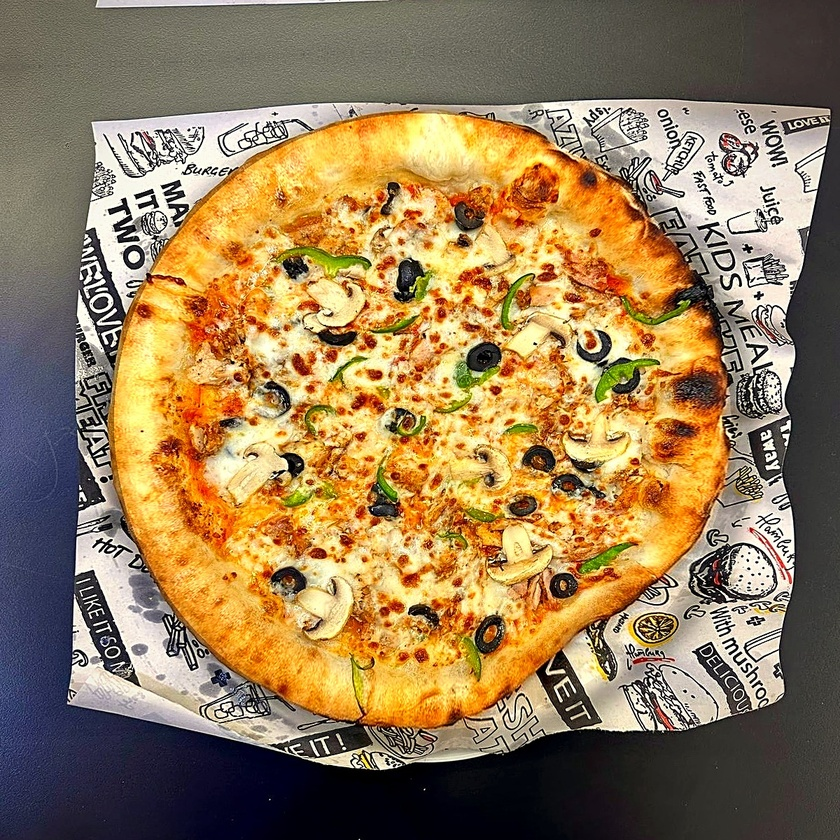
#> input picture src/menu/app-photos/real/real-pizza-a.jpg, 840 x 840 px, shrunk from 1200 x 1200 before the run
$ python puffy.py real-pizza-a.jpg real-pizza-b.jpg 1.0 1.0 1.0
#> lines starting #> are read from the running program, lines starting #| are printed output that depends on the picture; after the words box and inside, x2 and y2 are one past the last pixel; in counts of white or black regions, pixels touching at a corner belong together
import sys
import cv2
import numpy as np
src, out = sys.argv[1], sys.argv[2]
IN_CRUST, OUT_IN, OUT_OUT = float(sys.argv[3]), float(sys.argv[4]), float(sys.argv[5])
im = cv2.imread(src)
#> im is the input picture: shape (840, 840, 3); mean B, G, R 86.8, 124.6, 150
h, w = im.shape[:2]
#> h = 840; w = 840
hsv = cv2.cvtColor(im, cv2.COLOR_BGR2HSV)
#> hsv: shape (840, 840, 3); mean H, S, V 38.2, 111.3, 153.6
m = cv2.inRange(hsv, (6, 70, 150), (28, 255, 255))
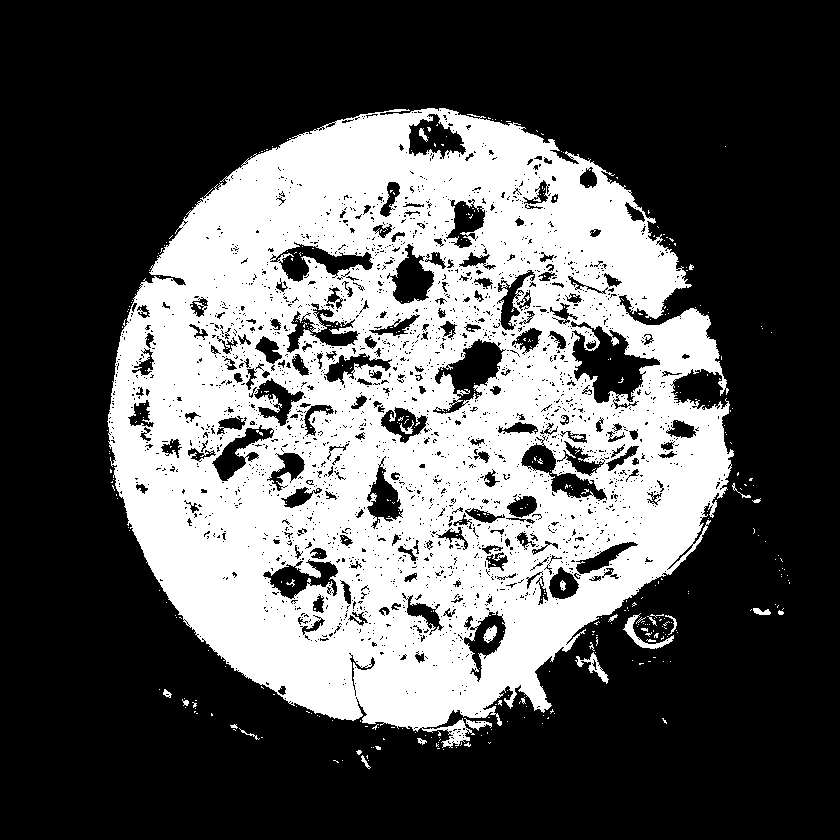
#> m: shape (840, 840); 34.4% white; 432 white regions (407 under 20 px), largest, box (x1, y1, x2, y2) and area: (107, 108, 734, 748) 240198, (623, 613, 674, 649) 395, (575, 652, 609, 684) 285
m = cv2.morphologyEx(m, cv2.MORPH_OPEN, cv2.getStructuringElement(cv2.MORPH_ELLIPSE, (9, 9)))
#> m: shape (840, 840); 27.8% white; 49 white regions, largest, box (x1, y1, x2, y2) and area: (110, 112, 730, 728) 178240, (333, 268, 444, 332) 3278, (401, 270, 502, 372) 3050
m = cv2.morphologyEx(m, cv2.MORPH_CLOSE, cv2.getStructuringElement(cv2.MORPH_ELLIPSE, (61, 61)))
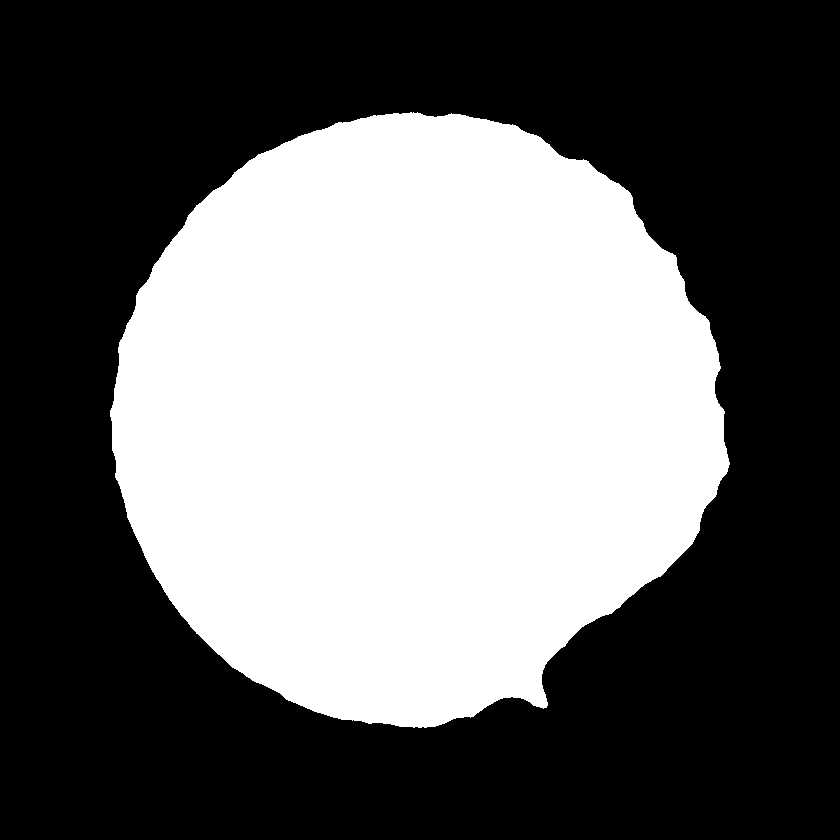
#> m: shape (840, 840); 40.8% white; 1 white region
cnts, _ = cv2.findContours(m, cv2.RETR_EXTERNAL, cv2.CHAIN_APPROX_NONE)
#> cnts = 1 contour; box (x1, y1, x2, y2) and area: (110, 112, 730, 728) 286892
inside = [k for k in cnts if cv2.pointPolygonTest(k, (w / 2, h / 2), False) >= 0]
#> inside has the same summary as cnts
(cx, cy), R = cv2.minEnclosingCircle(cv2.convexHull(max(inside or cnts, key=cv2.contourArea)))
#> cx = 419.5; cy = 421.4; R = 312.4
R *= 0.985
#> R = 307.7
print('centre', round(cx), round(cy), 'R', round(R))
#| centre 420 421 R 308

yy, xx = np.mgrid[0:h, 0:w].astype(np.float32)
dx, dy = xx - cx, yy - cy
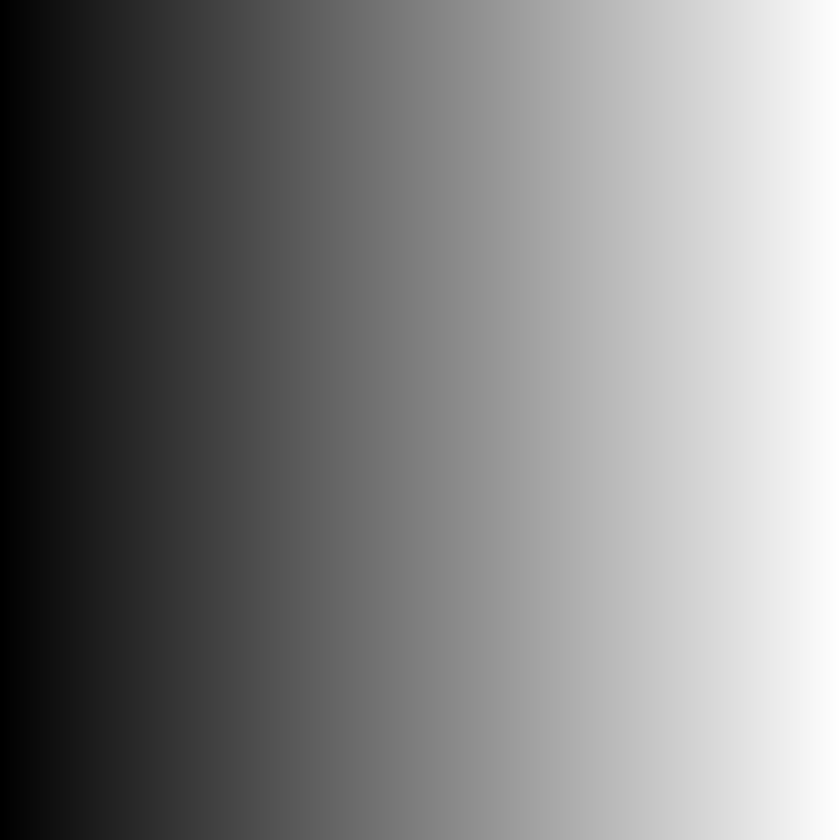
#> dx: shape (840, 840) float32; min -419.5, max 419.5, mean 0; drawn with min black and max white
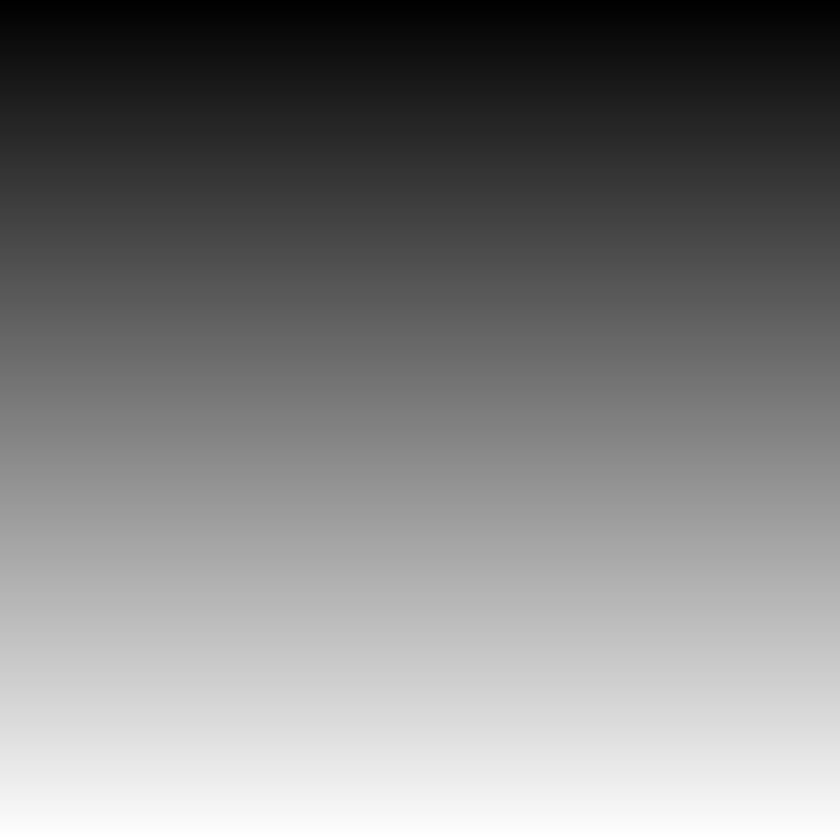
#> dy: shape (840, 840) float32; min -421.4, max 417.6, mean -1.9; drawn with min black and max white
p = np.hypot(dx, dy) / R  # output radius in pizza radii
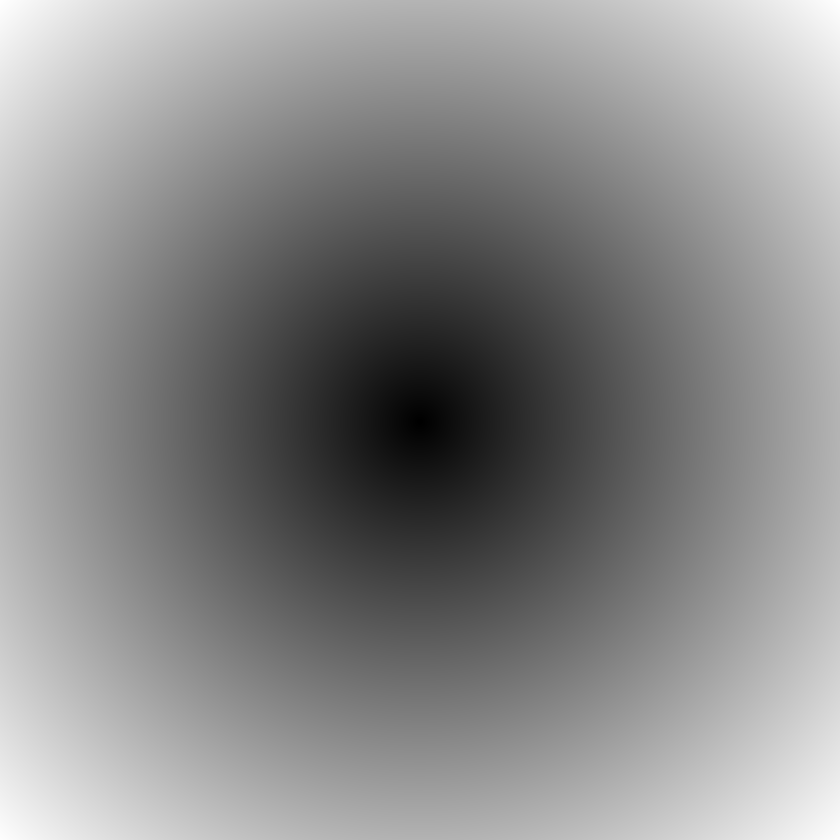
#> p: shape (840, 840) float32; min 0.00189, max 1.93, mean 1.04; drawn with min black and max white
# piecewise-linear inverse map (output radius -> input radius):
# toppings 0..IN_CRUST squeezed into 0..OUT_IN, crust IN_CRUST..1 widened to OUT_IN..OUT_OUT,
# then the paper eases back to unchanged by 1.4
src_r = np.interp(p, [0, OUT_IN, OUT_OUT, 1.4, 10], [0, IN_CRUST, 1.0, 1.4, 10])
s = np.where(p > 0, src_r / np.maximum(p, 1e-6), 1).astype(np.float32)
#> s: shape (840, 840) float32; every value is 1
res = cv2.remap(im, (cx + dx * s).astype(np.float32), (cy + dy * s).astype(np.float32),
                cv2.INTER_LANCZOS4, borderMode=cv2.BORDER_REFLECT).astype(np.float32)

# raised-rim shading in output coordinates
g = lambda x, mu, sd: np.exp(-0.5 * ((x - mu) / sd) ** 2)
mid = (OUT_IN + OUT_OUT) / 2
width = OUT_OUT - OUT_IN
# light from the top-left: highlight stronger on that side of the rim
light = 0.55 + 0.45 * np.clip(-(dx + dy) / (np.hypot(dx, dy) * 1.4142 + 1e-6), 0, 1)
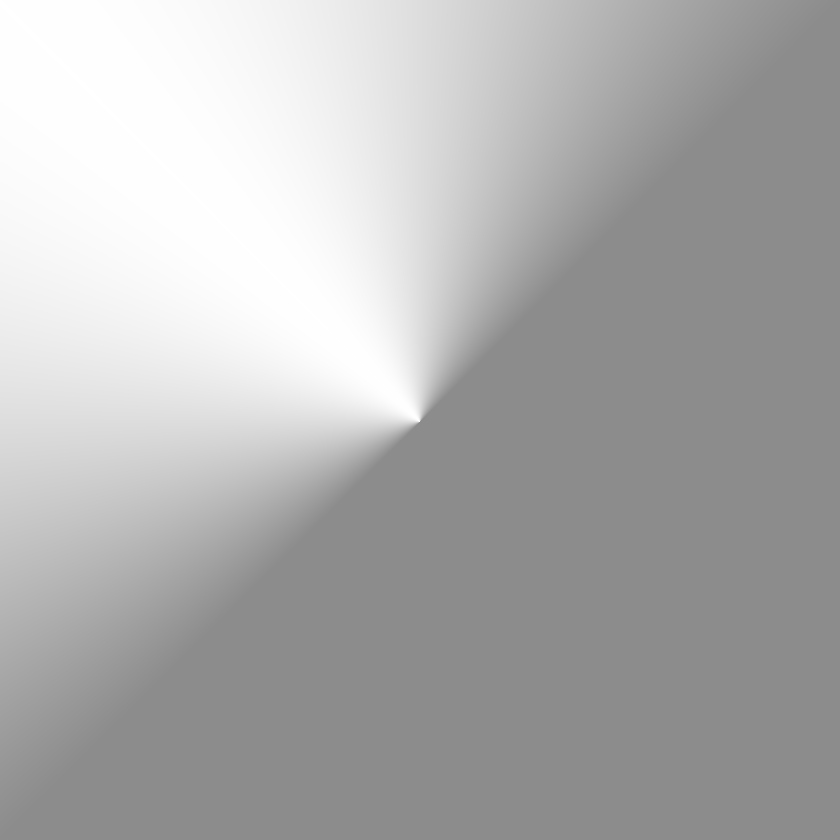
#> light: shape (840, 840) float32; min 0.55, max 1, mean 0.691
gain = 1 + 0.10 * g(p, mid - width * 0.1, width * 0.28) * light
gain -= 0.12 * g(p, OUT_IN - width * 0.05, width * 0.18)   # crease where rim meets toppings
# drop shadow on the paper, offset towards the bottom-right
ps = np.hypot(dx - R * 0.025, dy - R * 0.03) / R
gain -= 0.30 * g(ps, OUT_OUT + width * 0.08, width * 0.22) * (p > OUT_OUT - width * 0.05)
#> gain: shape (840, 840) float32; 0% of the values are NaN or infinite; the others: min 1, max 1, mean 1
res = np.clip(res * gain[..., None], 0, 255).astype(np.uint8)
cv2.imwrite(out, res, [cv2.IMWRITE_JPEG_QUALITY, 95])

$ run again, on src/menu/app-photos/real/real-sandwich-c.jpg
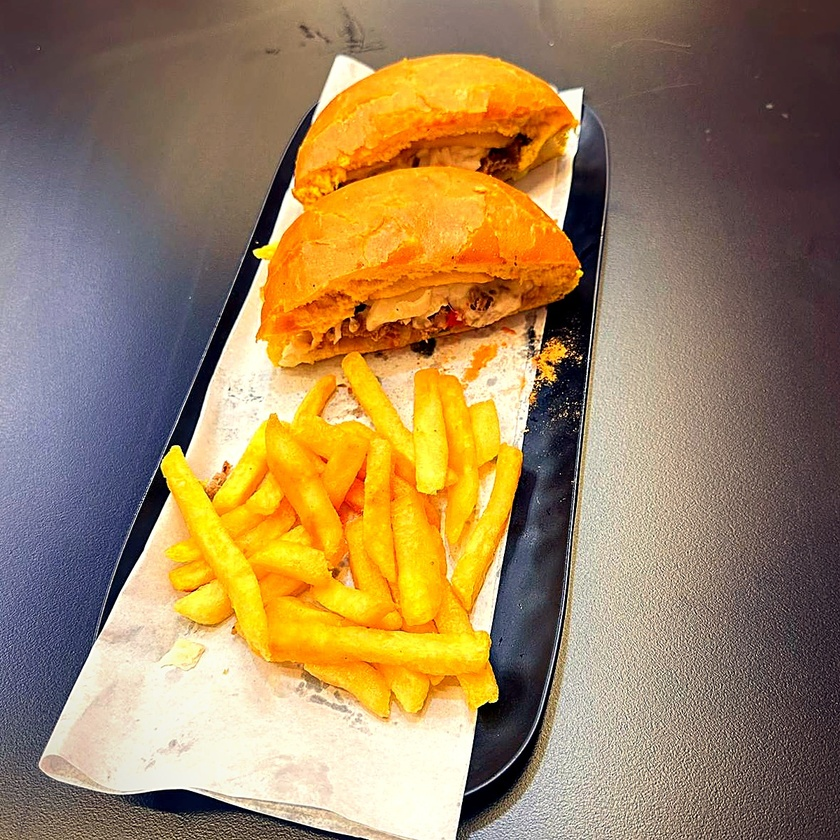
#> input picture src/menu/app-photos/real/real-sandwich-c.jpg, 840 x 840 px, shrunk from 1200 x 1200 before the run
#> im is the input picture: shape (840, 840, 3); mean B, G, R 93.6, 131.8, 158.6
#> hsv: shape (840, 840, 3); mean H, S, V 52.2, 106.5, 163.6
#> `m = cv2.morphologyEx(m, cv2.MORPH_CLOSE, cv2.getStructuringElement(cv2..`:
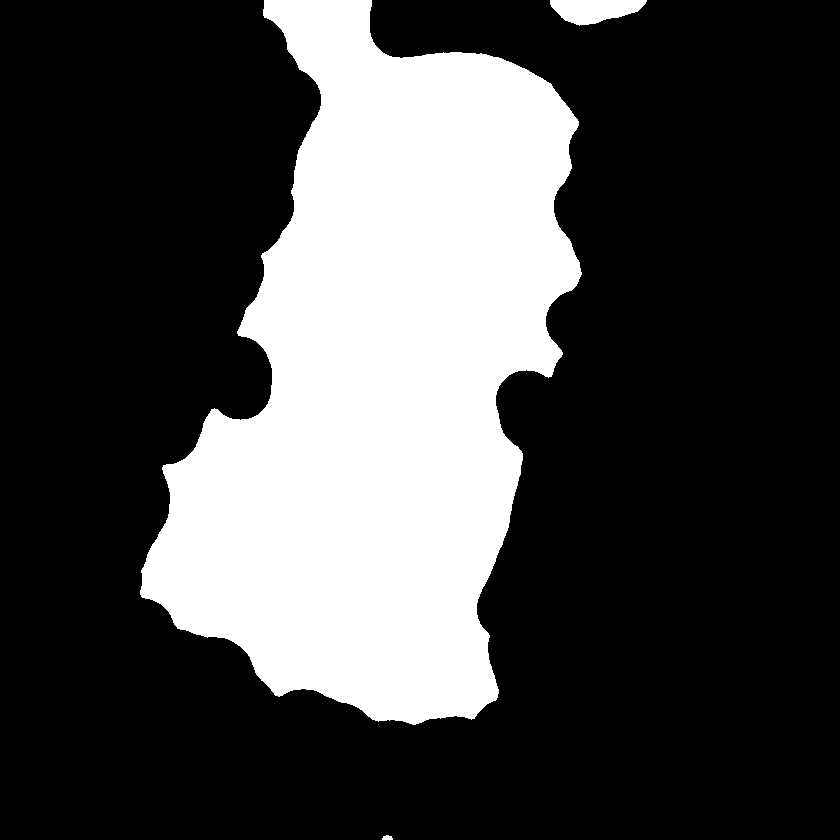
#> m: shape (840, 840); 27.8% white; 3 white regions
#> cnts = 3 contours; box (x1, y1, x2, y2) and area: (140, 0, 582, 725) 193190, (550, 0, 647, 26) 1624, (382, 835, 393, 840) 30
#> inside = 1 contour; box (x1, y1, x2, y2) and area: (140, 0, 582, 725) 193190
#> `(cx, cy), R = cv2.minEnclosingCircle(cv2.convexHull(max(inside or cnts..`: cx = 367.5; cy = 359.5; R = 374.1
#> `R *= 0.985`: R = 368.5
#| centre 368 360 R 368
#> s: shape (840, 840) float32; every value is 1
#> `light = 0.55 + 0.45 * np.clip(-(dx + dy) / (np.hypot(dx, dy) * 1.4142 ..`:
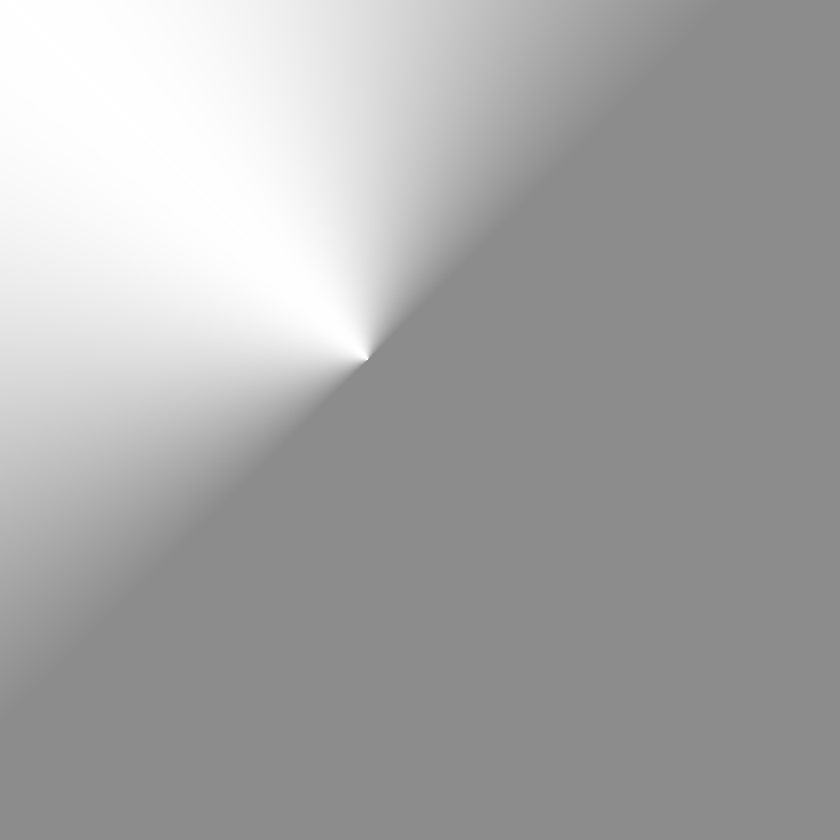
#> light: shape (840, 840) float32; min 0.55, max 1, mean 0.655
